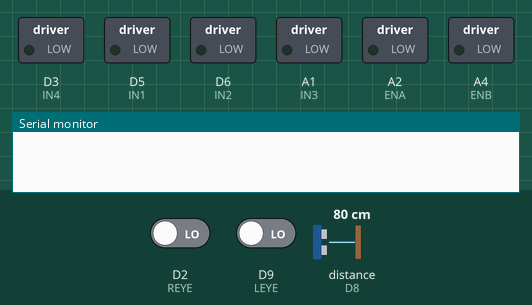
Recording of a sketch running on a simulated Arduino MKR. Parts: switched loads named in the sketch (green lamp = pin HIGH), the last lines printed to the serial monitor. Wiring (inferred from the names in the program): ultrasonic range finder: trigger D7; echo D8. Inputs (shaded band) come from the test bench; at power-on: D2 (REYE) LOW, D9 (LEYE) LOW, distance to the obstacle (sensor on D8) 80 cm. The echo pulse lasts 58.3 µs per cm; WiFi joins after 1.5 s; servers stay silent unless stated; pins used as bus, display or sensor lines are not drawn.

Above: at 0.1 s.
At 1.6 s:
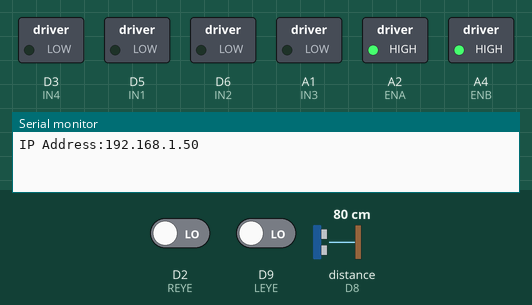
Timing chart, 0 to 3.1 s (numbered marks = the images above):
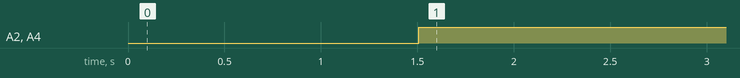

The sketch:

7_Bronze_Challenge_Arduino.ino
```cpp
#include <WiFiNINA.h>


char ssid[] = "2E10_TC01";
char pass[] = "LindaDoyle";


WiFiServer server(5200); // Created server at that port


// IR sensors
const int LEYE = 9;
const int REYE = 2;


// Motors
// direction control

// left
const int IN1 = 5;
const int IN2 = 6;
// right
const int IN3 = 16;
const int IN4 = 3;

// speed control
const int ENA = 17;
const int ENB = 19;


// Ultrasonic sensors
const int US_TRIG = 7;
const int US_ECHO = 8;

// Client command
char c;
// Client greeting
char temp;


void setup() {

  Serial.begin(9600);  // Speed at which info is transferred in a communication channel

  // IR Sensors
  pinMode( LEYE, INPUT );   // pinMode: configures specific pin for INPUT/OUTPUT
  pinMode( REYE, INPUT );

  // Motors - at a low impedence state & provide power (OUTPUT)
  pinMode (IN1, OUTPUT);
  pinMode (IN2, OUTPUT);
  pinMode (IN3, OUTPUT);
  pinMode (IN4, OUTPUT);
  pinMode (ENA, OUTPUT);
  pinMode (ENB, OUTPUT);

  // US sensors
  pinMode(US_TRIG, OUTPUT);   // Triggers sensors
  pinMode(US_ECHO, INPUT);    // Sends a US signal out

  WiFi.begin(ssid, pass);
  IPAddress ip = WiFi.localIP();
  Serial.print("IP Address:");
  Serial.println(ip);
  server.begin();

}

void loop() {

  // US sensors
  long duration;
  long distance;
  long max_dis = 10;

  digitalWrite( US_TRIG, LOW );   // digitalWrite: sets voltage on pin
  delayMicroseconds(2);
  digitalWrite( US_TRIG, HIGH );    // HIGH: 3.3V
  delayMicroseconds( 10 );
  digitalWrite( US_TRIG, LOW );   // LOW: 0V

  duration = pulseIn( US_ECHO, HIGH );
  distance = duration/58;

  // Control speed
  analogWrite(ENA, 255);
  analogWrite(ENB, 255);

  int eyeValueL = digitalRead( LEYE );
  int eyeValueR = digitalRead( REYE );


 WiFiClient client = server.available();
 if (client.connected()) {
  Serial.println("Client connected");
  if (client.available()){
    temp = client.read();
  }
 }

 // Filters out characters associated with the buttons
 if (temp == 'f') {
  c = temp;
 }
 else if (temp == 's') {
    c = temp;
  }


  // Forward Button
  if (c == 'f'){
    if((eyeValueL == HIGH) && (distance > max_dis)){    // LEFT ON - detects black
      left_motor_on();
    }

    if ((eyeValueL == LOW) || ((distance < max_dis) && (distance > 0))){    // LEFT OFF
      left_motor_off();
    }

    if((eyeValueR == HIGH) && (distance > max_dis)){    // RIGHT ON
      right_motor_on();
    }

    if ((eyeValueR == LOW) || ((distance < max_dis) && (distance > 0))){    // RIGHT OFF
      right_motor_off();
    }

}

 // Stop Button
 if (c == 's') {
   left_motor_off();
   right_motor_off();
 }

 // Reports obstacles
 if ((distance < max_dis)) {
  client.write("O");
  }
  else if ((distance > max_dis)){
    client.write("C");
  }

}


 // Functions for Motor control
 void left_motor_on() {
  digitalWrite(IN1, HIGH);
  digitalWrite(IN2, LOW);
 }

 void right_motor_on() {
  digitalWrite(IN3, HIGH);
  digitalWrite(IN4, LOW);
 }

 void left_motor_off(){
  digitalWrite(IN1, LOW);
  digitalWrite(IN2, LOW);
 }

void right_motor_off() {
  digitalWrite(IN3, LOW);
  digitalWrite(IN4, LOW);
}
```

Measured:
- by itself, A2 (ENA), A4 (ENB): LOW → HIGH at 1.5 s
